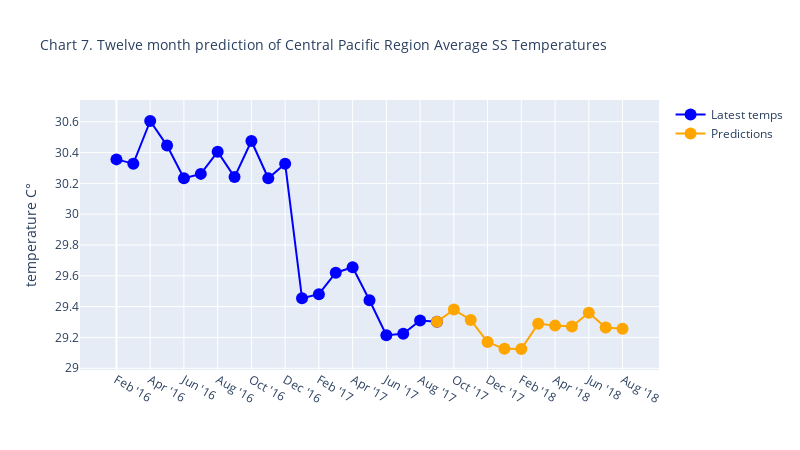

Notebook code for this chart:
### Markdown cell above
**Chart 4.** Prediction of the next 12 months after August 2017. Only 19 previous months are plotted of the 48 that were used to make the prediction. The year 2017 up until August shows a drop in temperatures compared to previous years. The prediction is indicating a rise  

### Plot the same figure as above but as an interactive chart using the plot.ly module

### Code cell
import plotly.graph_objects as go

fig = go.Figure()
fig.add_trace(go.Scatter(
    x=[*range(20)],
    y=y_history,
    marker=dict(color="blue", size=12),
    mode="lines+markers",
    name="Latest temps",
    hovertemplate='%{y:.2f} C°'
))

fig.add_trace(go.Scatter(
    x=[*range(19,31)],
    y=prediction_2017[0],
    marker=dict(color="orange", size=12),
    mode="lines+markers",
    name="Predictions",
    hovertemplate='%{y:.2f} C°'
))

fig.update_layout(title={'font':{'size':14},
                         'text':"Chart 7. Twelve month prediction of Central Pacific Region Average SS Temperatures"},
                  yaxis_title="temperature C°",
                 autosize=False,
                 width=800,
                 height=450)
fig.update_xaxes(
    ticktext=x_labels,
    tickvals=[*range(0,31,2)]
#    tickangle=90
)

fig.update_yaxes(
    nticks=10
)

fig.show()

### Figure 1 — Plotly figure (JSON) as saved in the notebook; plotly's stock layout.template omitted (floating-point values rounded to 4 significant figures)
{"data": [{"hovertemplate": "%{y:.2f} C°", "marker": {"color": "blue", "size": 12}, "mode": "lines+markers", "name": "Latest temps", "type": "scatter", "x": [0, 1, 2, 3, 4, 5, 6, 7, 8, 9, 10, 11, 12, 13, 14, 15, 16, 17, 18, 19], "y": [30.36, 30.33, 30.6, 30.45, 30.23, 30.26, 30.41, 30.24, 30.48, 30.23, 30.33, 29.45, 29.48, 29.62, 29.66, 29.44, 29.21, 29.22, 29.31, 29.3]}, {"hovertemplate": "%{y:.2f} C°", "marker": {"color": "orange", "size": 12}, "mode": "lines+markers", "name": "Predictions", "type": "scatter", "x": [19, 20, 21, 22, 23, 24, 25, 26, 27, 28, 29, 30], "y": [29.3, 29.38, 29.31, 29.17, 29.13, 29.13, 29.29, 29.28, 29.27, 29.36, 29.26, 29.26]}], "layout": {"autosize": false, "height": 450, "title": {"font": {"size": 14}, "text": "Chart 7. Twelve month prediction of Central Pacific Region Average SS Temperatures"}, "width": 800, "xaxis": {"ticktext": ["Feb\n'16", "Apr\n'16", "Jun\n'16", "Aug\n'16", "Oct\n'16", "Dec\n'16", "Feb\n'17", "Apr\n'17", "Jun\n'17", "Aug\n'17", "Oct\n'17", "Dec\n'17", "Feb\n'18", "Apr\n'18", "Jun\n'18", "Aug\n'18"], "tickvals": [0, 2, 4, 6, 8, 10, 12, 14, 16, 18, 20, 22, 24, 26, 28, 30]}, "yaxis": {"nticks": 10, "title": {"text": "temperature C°"}}}}
